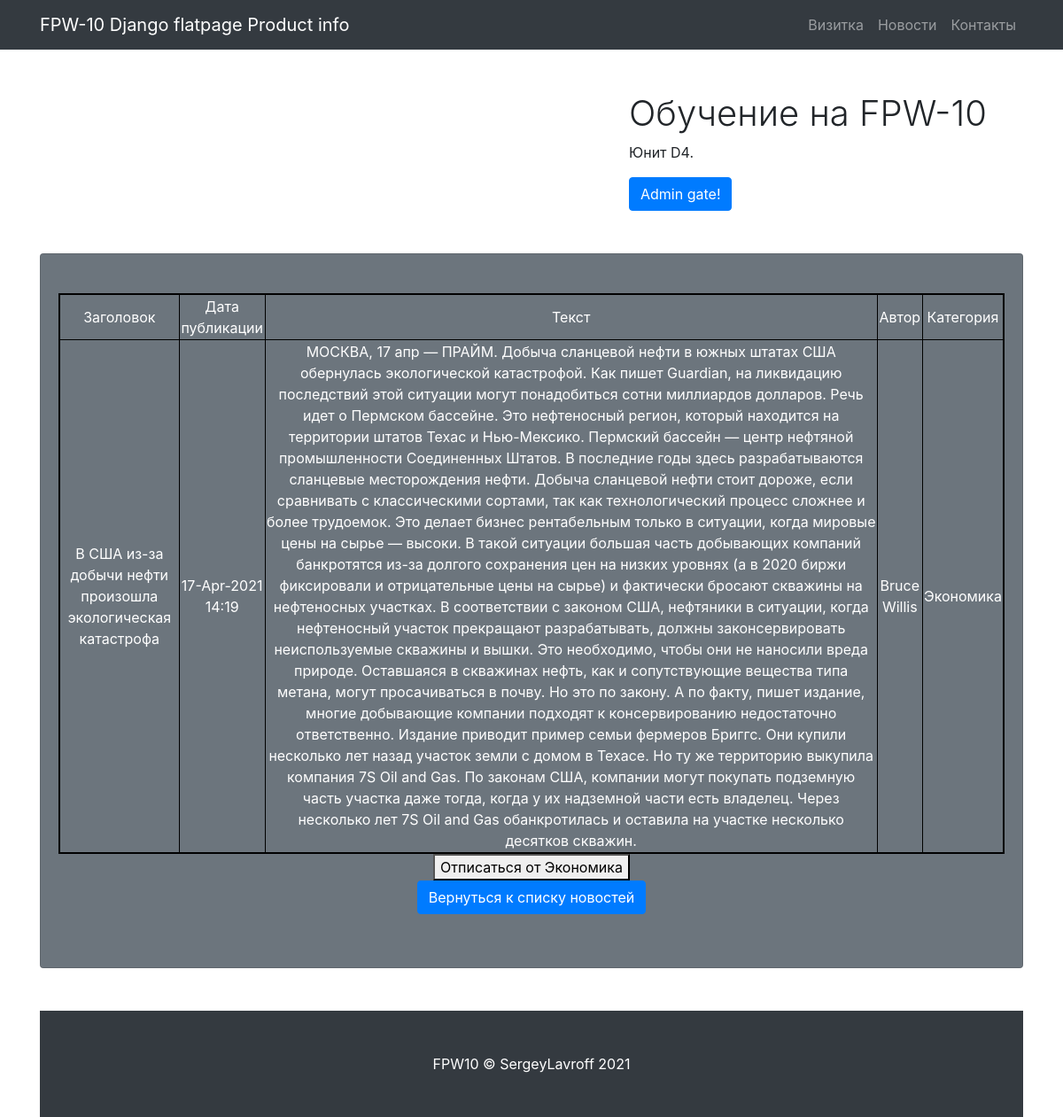
Page /news/10 (signed in) on the earlier database version.
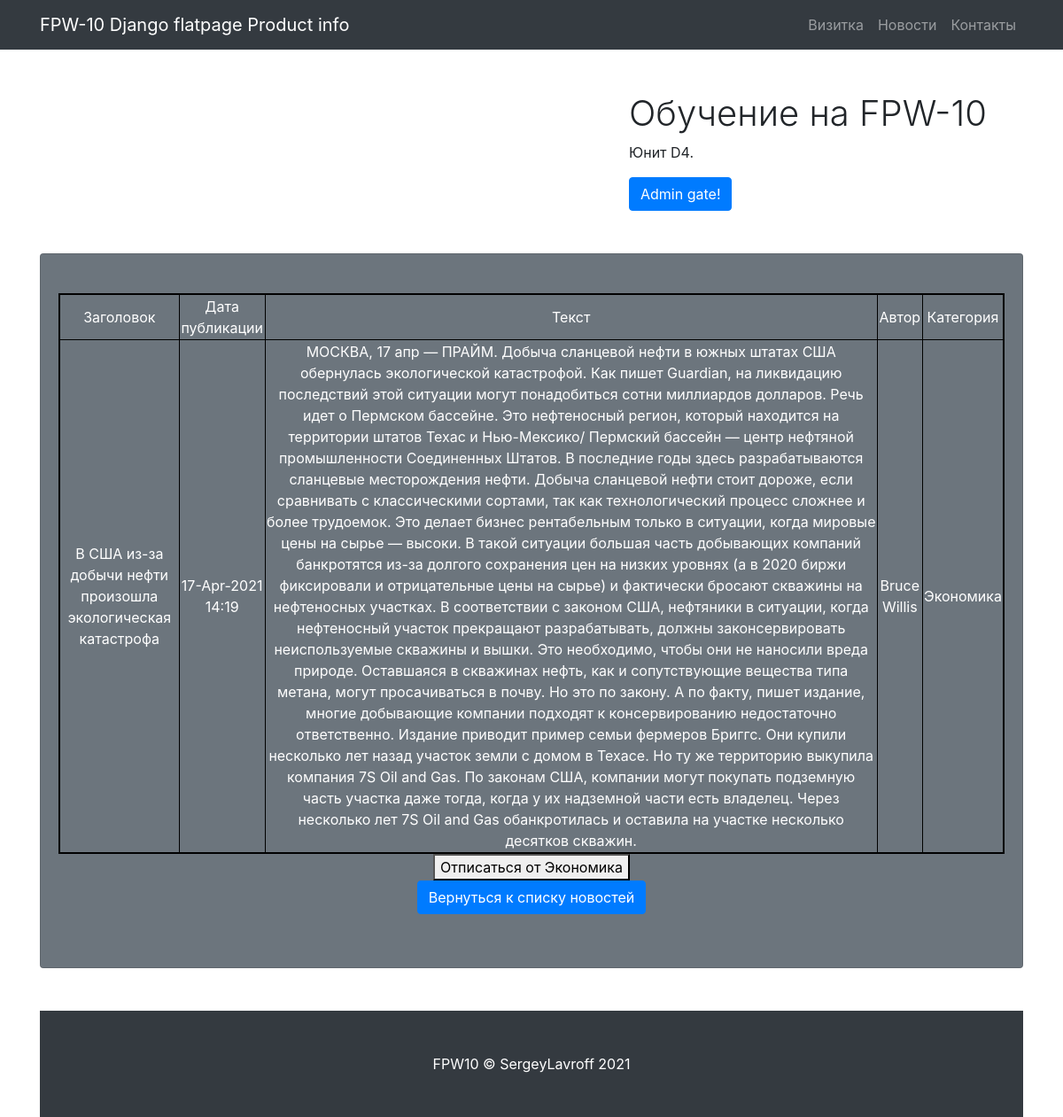
Same page on the later database version.
### news/models.py (models this page shows, shortened)
class News(models.Model):
    title = models.CharField(
        max_length=255,
        unique=True,
    )
    creation_date = models.DateTimeField(auto_now_add=True)
    body = models.TextField()
    rating = models.IntegerField(default = 0)
    category = models.ForeignKey(
        to='Category',
        on_delete=models.CASCADE,
        related_name='news',)
    author = models.ForeignKey(
        to='Author',
        on_delete=models.CASCADE,
        related_name='news',)

class Author(models.Model):
    name = models.CharField(max_length=100, unique=True)
    def __str__(self):
        return f'{self.name.title()}'

class Category(models.Model):
    name = models.CharField(max_length=100, unique=True)
    subscriber = models.ManyToManyField(User, blank=True, verbose_name='Подписчики')
    def __str__(self):
        return self.name

### news/views.py (the view)
# urls.py: path('<int:pk>', ArticleDetailView.as_view(), name='article'),
class ArticleDetailView(LoginRequiredMixin, DetailView):
    model = News
    template_name = 'news/article.html'
    context_object_name = 'article'
    def get_object(self, *args, **kwargs):
        obj = cache.get(f'article-{self.kwargs["pk"]}', None)
        if not obj:
            obj = super().get_object()
            cache.set(f'article-{self.kwargs["pk"]}', obj)
        return obj
    def get_context_data(self, **kwargs):
        context = super().get_context_data(**kwargs)
        id = self.kwargs.get('pk')
        category = News.objects.get(pk=id).category
        context['subscribed'] = False
        if Category.objects.filter(name = category, subscriber = self.request.user ).exists():
            context['subscribed'] = True
        else: context['subscribed'] = False
        return context

### news/templatetags/custom_filters.py (called while the page is built)
@register.filter(name='censor')
def censor(value):
    if isinstance(value, str):
        repl = ''
        for word in value.split():
            for pattern in PATTERN_1:
                if re.search(pattern, word.strip('.,;:?!-').lower()):
                    repl += '&%!%@' + ' '
                    break
            else:
                repl += word + ' '
        return str(repl)
    else:
        raise ValueError('Цензор обрабатывает только строки.')

### templates/news/article.html (shortened to what this page needs)
{% extends 'flatpages/default.html' %}
{% load custom_filters %}
{% block title %}
Product info
{% endblock title %}
{% block content %}
<table bordercolor="black" border="2" width="100%">
            <tr>
                <td>
                    Заголовок
                </td>
                <td>
                    Дата публикации
                </td>
                <td>
                    Текст
                </td>
                <td>
                    Автор
                </td>
                <td>
                    Категория
                </td>
            </tr>
             <tr>
                 <td>
                    {{ article.title|censor }}
                </td>
                 <td>
                    {{ article.creation_date|date:'d-M-Y H:i' }}
                </td>
                <td>
                    {{ article.body|censor }}
                </td>
                <td>
                    {{ article.author }}
                </td>
                <td>
                    {{ article.category }}
                </td>
            </tr>
        </table>
{% if subscribed %}
    <form action = "{% url 'subscribe' article.id %}" method="post">
        <button type="submit" name="category" value="{{ article.category.id }}">Отписаться от {{ article.category }}</button>
    </form>
{% else %}
    <form action = "{% url 'subscribe' article.id %}" method="post">
        {% csrf_token %}
        <button type="submit" name="category" value="{{ article.category.id }}">Подписаться на {{ article.category }}</button>
    </form>
{% endif %}
<a class="btn btn-primary" href="/news ">Вернуться к списку новостей</a> <br>
{% endblock content %}

Differences in the rows shown:
changed News "В США из-за добычи нефти произошла экологическая катастрофа": body|censor "…территории штатов Техас и Нью-Мексико. Пермский бассейн — центр…" → "…территории штатов Техас и Нью-Мексико/ Пермский бассейн — центр…"
